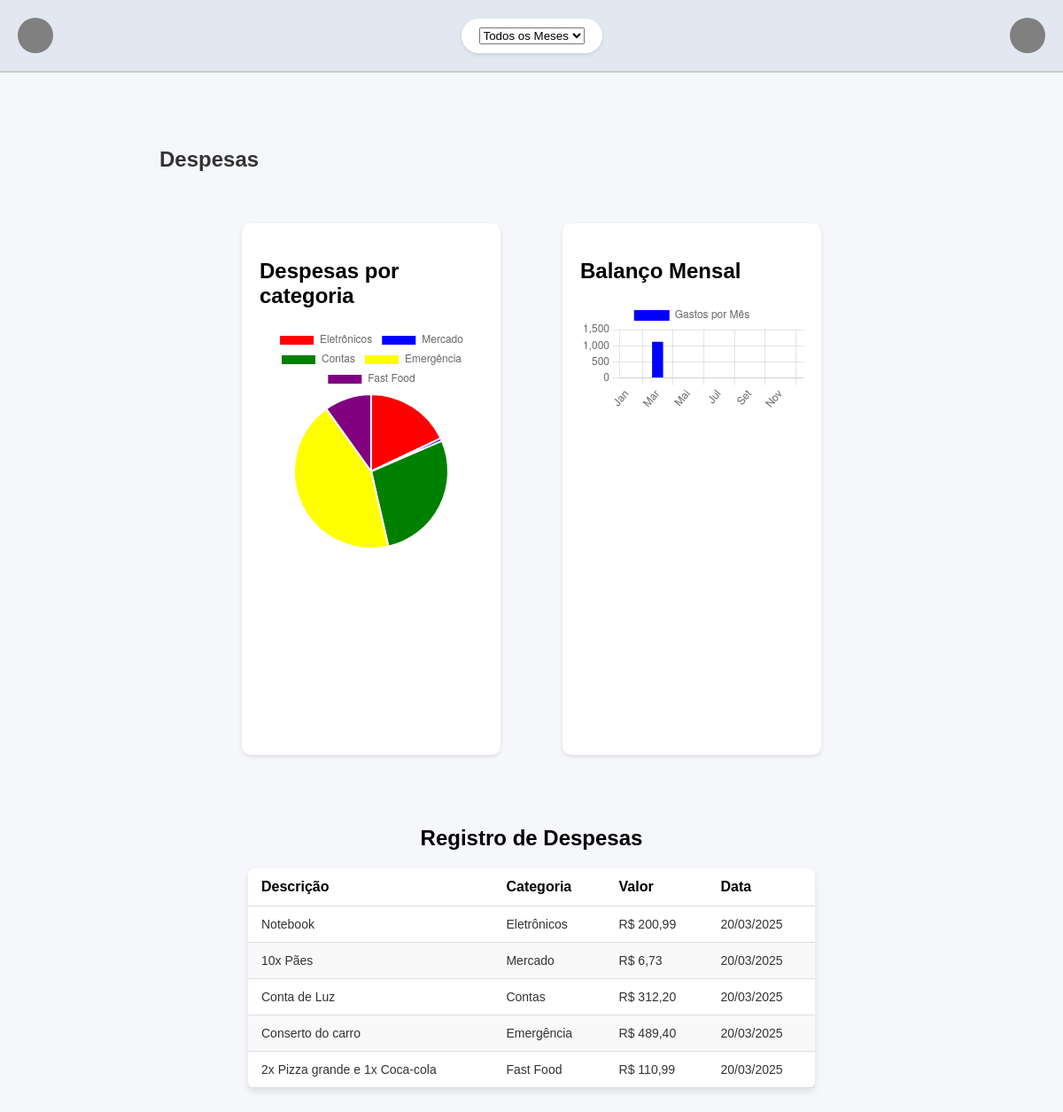
The page /view/relatorios.php on the database its author committed.
### tables this page shows
create table Expense (
	id int primary key auto_increment not null,
    cost float not null,
    description varchar(200),    
    date datetime default current_timestamp,
    categoryId int,    
    FOREIGN KEY (categoryId) REFERENCES Category (id)
);

create table Category (
	id int primary key auto_increment not null,
    name varchar(100) not null
);

### controller/ReportsController.php (called while the page is built, shortened)
<?php
require '../connection.php';
function getExpensesGraph($selectedMonth)
{
    global $connection;
    $query = "SELECT e.description AS descricao,
                     c.name AS categoria,
                     e.cost AS valor,
                     MONTH(e.date) AS mes
              FROM expense e
              INNER JOIN category c ON e.categoryid = c.id";
    $x = $connection->prepare($query);
    $x->execute();
    return $x->fetchAll(PDO::FETCH_ASSOC);
}
function getExpensesTable() {
    global $connection;
    $query = "SELECT e.description AS descricao,
                     c.name AS categoria,
                     e.cost AS valor,
                     e.date AS data_completa
              FROM expense e
              INNER JOIN category c ON e.categoryid = c.id";
    $x = $connection->prepare($query);
    $x->execute();
    return $x->fetchAll(PDO::FETCH_ASSOC);
}
?>

### view/relatorios.php (the view, shortened to what this page needs)
<?php
include '../controller/ReportsController.php';
$selectedMonth = $_GET['mes'] ?? "todos";
$expenses = getExpensesGraph($selectedMonth);
$categorias = [];
$allExpenses = getExpensesTable();
foreach ($expenses as $despesa) {
    $categoria = $despesa["categoria"];
    $categorias[$categoria] = ($categorias[$categoria] ?? 0) + $despesa["valor"];
}
$meses = array_fill(1, 12, 0);
foreach ($expenses as $despesa) {
    $mes = $despesa["mes"];
    $meses[$mes] += $despesa["valor"];
}
?>
<!DOCTYPE html>
<html lang="pt">
<head>
    <link rel="stylesheet" href="../assets/css_relatorios.css">
</head>
<body>
    <header class="header-relatorios">
        <div class="logo"></div>
        <div class="menu-drop">
            <form method="GET" action="">
                <select name="mes" id="mes" onchange="this.form.submit()">
                    <option value="todos" <?= $selectedMonth == "todos" ? "selected" : "" ?>>Todos os Meses</option>
                </select>
            </form>
        </div>
        <div class="user-logged"></div>
    </header>
    <div class="dashboard">
        <div class="box">
            <h1 class="title">Despesas</h1>
        </div>
        <div class="graficos">
            <div class="graphs">
                <h2>Despesas por categoria</h2>
                <canvas id="graficoPizza"></canvas>
            </div>
            <div class="graphs">
                <h2>Balanço Mensal</h2>
                <canvas id="graficoBarras"></canvas>
            </div>
        </div>
        <div class="tabela-container">
            <h2>Registro de Despesas</h2>
            <table>
                <thead>
                    <tr>
                        <th>Descrição</th>
                        <th>Categoria</th>
                        <th>Valor</th>
                        <th>Data</th>
                    </tr>
                </thead>
                <tbody>
                    <?php foreach ($allExpenses as $despesa): ?>
                        <tr>
                            <td><?= htmlspecialchars($despesa['descricao']) ?></td>
                            <td><?= htmlspecialchars($despesa['categoria']) ?></td>
                            <td>R$ <?= number_format($despesa['valor'], 2, ',', '.') ?></td>
                            <td><?= date('d/m/Y', strtotime($despesa['data_completa'])) ?></td>
                        </tr>
                    <?php endforeach; ?>
                </tbody>
            </table>
        </div>
    </div>
    <script>
        // Dados do gráfico de Pizza
        const categorias = <?php echo json_encode(array_keys($categorias)); ?>;
        const valores = <?php echo json_encode(array_values($categorias)); ?>;
        //configuração do chart js grafico pizza
        const ctxPizza = document.getElementById('graficoPizza').getContext('2d');
        new Chart(ctxPizza, {
            type: 'pie',
            data: {
                labels: categorias,
                datasets: [{
                    data: valores,
                    backgroundColor: ['red', 'blue', 'green', 'yellow', 'purple'],
                }]
            }
        });
        //configuração do chart js grafico barras
        const meses = <?php echo json_encode(array_values($meses)); ?>;
        const ctxBarras = document.getElementById('graficoBarras').getContext('2d');
        const selectedMonth = "<?php echo $selectedMonth; ?>";
        let dadosBarras = meses;
        if (selectedMonth !== "todos") {
            const mesIndex = parseInt(selectedMonth) - 1;
            dadosBarras = new Array(12).fill(0);
            dadosBarras[mesIndex] = meses[mesIndex];
        }
        new Chart(ctxBarras, {
            type: 'bar',
            data: {
                labels: ["Jan", "Fev", "Mar", "Abr", "Mai", "Jun", "Jul", "Ago", "Set", "Out", "Nov", "Dez"],
                datasets: [{
                    label: 'Gastos por Mês',
                    data: dadosBarras,
                    backgroundColor: 'blue',
                }]
            }
        });
    </script>
</body>
</html>

### assets/css_relatorios.css (style rules this page uses)
body { font-family: Arial, sans-serif; background-color: #f5f7fb; margin: 0; padding: 0; }
.header-relatorios { display: flex; justify-content: space-between; align-items: center; padding: 20px; background-color: #e3e7f1; border-bottom: 2px solid #ccc; }
.logo, .user-logged { background-color: gray; border-radius: 50%; width: 40px; height: 40px; }
.menu-drop { background-color: white; padding: 10px 20px; border-radius: 20px; cursor: pointer; box-shadow: 0px 2px 5px rgba(0, 0, 0, 0.1); }
.dashboard { margin:3rem 10rem ; padding: 20px; }
.title { font-size: 24px; font-weight: bold; color: #333; margin-bottom: 10px; display: block; }
.graficos { padding-top: 3rem; display: flex; gap: 70px; display: flex; flex-direction: row; justify-content: center; align-items: center; }
.graphs { flex: 1; background-color: white; padding: 20px; border-radius: 10px; box-shadow: 0px 2px 5px rgba(0, 0, 0, 0.1); max-width: 30%; max-height: 50%; height: 35rem; }
.tabela-container { display: flex; flex-direction: column; justify-content: center; align-items: center; margin-top: 40px; padding: 20px; }
table { width: 80%; max-width: 1200px; border-collapse: collapse; background-color: #fff; box-shadow: 0 4px 8px rgba(0, 0, 0, 0.1); border-radius: 8px; }
table th, table td { padding: 12px 15px; text-align: left; border-bottom: 1px solid #ddd; }
table th { font-size: 16px; font-weight: bold; }
table td { font-size: 14px; color: #333; }
table tr:nth-child(even) { background-color: #f9f9f9; }

### rows shown on the page
expense: description "Notebook", categoryId.name "Eletrônicos", cost "200,99", date "20/03/2025"
expense: description "10x Pães", categoryId.name "Mercado", cost "6,73", date "20/03/2025"
expense: description "Conta de Luz", categoryId.name "Contas", cost "312,20", date "20/03/2025"
expense: description "Conserto do carro", categoryId.name "Emergência", cost "489,40", date "20/03/2025"
expense: description "2x Pizza grande e 1x Coca-cola", categoryId.name "Fast Food", cost "110,99", date "20/03/2025"

### other values the page prints
chart data {{ json_encode(array_values($categorias)) }} [200.99,6.73,312.2,489.4,110.99]
chart data {{ json_encode(array_values($meses)) }} [0,0,1120.31,0,0,0,0,0,0,0,0,0]
